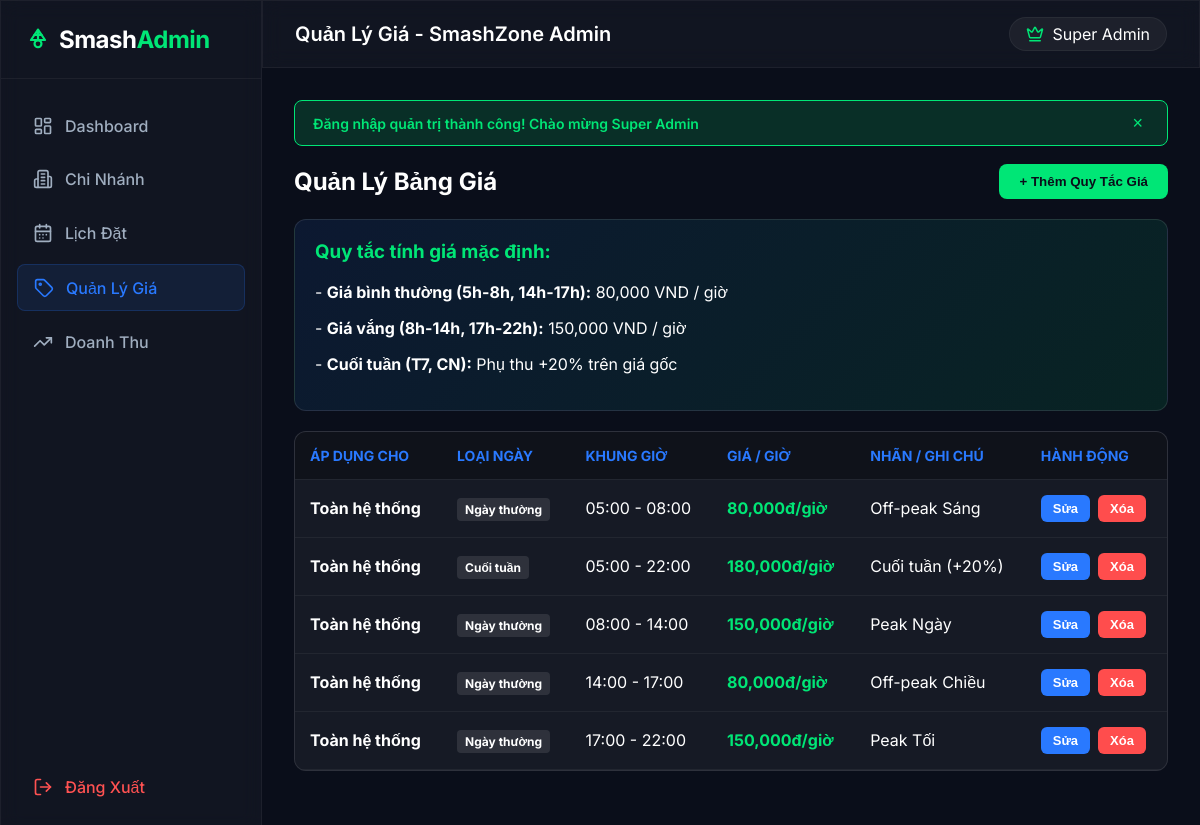
Screenshot of /owner/pricing (signed in) with the database file from the repository.
### tables this page shows
CREATE TABLE pricing_rules (
    id INT AUTO_INCREMENT PRIMARY KEY,
    branch_id INT NULL,
    day_type ENUM('weekday', 'weekend', 'all') DEFAULT 'all',
    start_hour TIME NOT NULL,
    end_hour TIME NOT NULL,
    price_per_hour DECIMAL(10,2) NOT NULL,
    label VARCHAR(255),
    created_at TIMESTAMP DEFAULT CURRENT_TIMESTAMP,
    FOREIGN KEY (branch_id) REFERENCES branches(id) ON DELETE CASCADE
);

### app/Controllers/OwnerController.php (called while the page is built, shortened)
<?php
class OwnerController extends Controller
{
    public function pricing()
    {
        $db       = Database::getInstance();
        $branches = $db->query("SELECT id, name FROM branches WHERE is_active = 1 ORDER BY name")->fetchAll(\PDO::FETCH_ASSOC);
        $rules    = $db->query(
            "SELECT pr.*, br.name AS branch_name
             FROM pricing_rules pr
             LEFT JOIN branches br ON pr.branch_id = br.id
             ORDER BY pr.branch_id ASC, pr.start_hour ASC"
        )->fetchAll(\PDO::FETCH_ASSOC);
        $this->render('owner/pricing', [
            'title'    => 'Quản Lý Giá - SmashZone Admin',
            'rules'    => $rules,
            'branches' => $branches,
        ]);
    }
}

### core/Router.php (called while the page is built, shortened)
<?php
class Router
{
    private $routes = [];
    private function addRoute($method, $path, $handler)
    {
        $pattern = preg_replace('/\{([a-zA-Z0-9_]+)\}/', '(?P<$1>[a-zA-Z0-9_-]+)', $path);
        $pattern = '#^' . $pattern . '/?$#';
        $this->routes[] = [
            'method' => $method,
            'pattern' => $pattern,
            'handler' => $handler
        ];
    }
    public function dispatch()
    {
        $method = $_SERVER['REQUEST_METHOD'];
        $uri = parse_url($_SERVER['REQUEST_URI'], PHP_URL_PATH);
        foreach ($this->routes as $route) {
            if ($route['method'] === $method && preg_match($route['pattern'], $uri, $matches)) {
                $params = array_filter($matches, 'is_string', ARRAY_FILTER_USE_KEY);
                if (is_callable($route['handler'])) {
                    return call_user_func_array($route['handler'], $params);
                } elseif (is_string($route['handler'])) {
                    list($controllerName, $action) = explode('@', $route['handler']);
                    $controllerClass = "App\\Controllers\\{$controllerName}";
                    if (class_exists($controllerClass)) {
                        $controller = new $controllerClass();
                        if (method_exists($controller, $action)) {
                            return call_user_func_array([$controller, $action], $params);
                        }
                    }
                }
            }
        }
    }
}

### public/index.php (called while the page is built, shortened)
<?php
spl_autoload_register(function ($class) {
    if (strpos($class, 'App\\') === 0) {
        $file = ROOT . '/app/' . str_replace('\\', '/', substr($class, 4)) . '.php';
    }
    elseif (strpos($class, 'Core\\') === 0) {
        $file = ROOT . '/core/' . str_replace('\\', '/', substr($class, 5)) . '.php';
    }
});
$router = new \Core\Router();
$router->dispatch();

### core/Database.php (called while the page is built, shortened)
<?php
class Database
{
    private static $instance = null;
    private $pdo;
    private function __construct()
    {
        $config = require_once ROOT . '/config/database.php';
        $dsn = "mysql:host={$config['host']};port={$config['port']};dbname={$config['database']};charset={$config['charset']}";
        $options = [
            PDO::ATTR_ERRMODE            => PDO::ERRMODE_EXCEPTION,
            PDO::ATTR_DEFAULT_FETCH_MODE => PDO::FETCH_ASSOC,
            PDO::ATTR_EMULATE_PREPARES   => false,
        ];
        try {
            $this->pdo = new PDO($dsn, $config['username'], $config['password'], $options);
        } catch (PDOException $e) {
            throw new PDOException($e->getMessage(), (int)$e->getCode());
        }
    }
    public static function getInstance()
    {
        if (self::$instance === null) {
            self::$instance = new self();
        }
        return self::$instance;
    }
    public function query($sql, $params = [])
    {
        try {
            $stmt = $this->pdo->prepare($sql);
            $stmt->execute($params);
            return $stmt;
        } catch (PDOException $e) {
            die("Query failed: " . $e->getMessage());
        }
    }
}

### app/Views/owner/pricing.php (the view, shortened to what this page needs)
<div style="font-family: 'Inter', sans-serif;">
    <div class="header-actions">
        <h2 style="color: #fff; margin: 0;">Quản Lý Bảng Giá</h2>
        <button type="button" class="btn-primary" onclick="openModal('addPriceModal')">+ Thêm Quy Tắc Giá</button>
    </div>
    <div class="reference-card" style="margin-bottom: 20px;">
        <h3 style="margin-top: 0; color: #00e676;">Quy tắc tính giá mặc định:</h3>
        <p>- <strong>Giá bình thường (5h-8h, 14h-17h):</strong> 80,000 VND / giờ</p>
        <p>- <strong>Giá vắng (8h-14h, 17h-22h):</strong> 150,000 VND / giờ</p>
        <p>- <strong>Cuối tuần (T7, CN):</strong> Phụ thu +20% trên giá gốc</p>
    </div>
    <div class="table-container">
        <table>
            <thead>
                <tr>
                    <th>Áp dụng cho</th>
                    <th>Loại Ngày</th>
                    <th>Khung Giờ</th>
                    <th>Giá / Giờ</th>
                    <th>Nhãn / Ghi chú</th>
                    <th>Hành Động</th>
                </tr>
            </thead>
            <tbody>
                <?php
                $rules = $rules ?? [
                    ['target'=>'Toàn hệ thống', 'days'=>'Ngày thường', 'time'=>'05:00 - 08:00', 'price'=>80000, 'label'=>'Giá vắng'],
                    ['target'=>'Toàn hệ thống', 'days'=>'Ngày thường', 'time'=>'17:00 - 22:00', 'price'=>150000, 'label'=>'Giá vắng']
                ];
                foreach($rules as $r):
                ?>
                <tr>
                    <td style="font-weight: bold;"><?= htmlspecialchars($r['branch_name'] ?? ($r['target'] ?? 'Toàn hệ thống')) ?></td>
                    <td><span class="badge"><?= htmlspecialchars($r['day_type'] === 'weekend' ? 'Cuối tuần' : ($r['day_type'] === 'all' ? 'Tất cả các ngày' : 'Ngày thường')) ?></span></td>
                    <td><?= htmlspecialchars(isset($r['start_hour']) ? substr($r['start_hour'],0,5) . ' - ' . substr($r['end_hour'],0,5) : ($r['time'] ?? '-')) ?></td>
                    <td style="color: #00e676; font-weight: bold;"><?= number_format($r['price_per_hour'] ?? ($r['price'] ?? 0)) ?>đ/giờ</td>
                    <td><?= htmlspecialchars($r['label'] ?? '') ?></td>
                    <td>
                        <div style="display:flex; gap:8px; flex-wrap:wrap;">
                            <button type="button" class="btn-action btn-edit"
                                data-id="<?= (int)$r['id'] ?>"
                                data-branch="<?= htmlspecialchars($r['branch_id'] ?? '', ENT_QUOTES) ?>"
                                data-day="<?= htmlspecialchars($r['day_type'] ?? 'all', ENT_QUOTES) ?>"
                                data-start="<?= htmlspecialchars(substr($r['start_hour'] ?? '05:00', 0, 5), ENT_QUOTES) ?>"
                                data-end="<?= htmlspecialchars(substr($r['end_hour'] ?? '22:00', 0, 5), ENT_QUOTES) ?>"
                                data-price="<?= (int)($r['price_per_hour'] ?? 0) ?>"
                                data-label="<?= htmlspecialchars($r['label'] ?? '', ENT_QUOTES) ?>"
                                onclick="editPrice(this)">Sửa</button>
                            <form method="POST" action="<?= BASE_URL ?>/owner/pricing/delete" onsubmit="return confirm('Xóa quy tắc giá này?');" style="display:inline;">
                                <button type="submit" class="btn-action btn-danger">Xóa</button>
                            </form>
                        </div>
                    </td>
                </tr>
                <?php endforeach; ?>
            </tbody>
        </table>
    </div>
</div>
<?php $content = ob_get_clean(); require __DIR__ . '/../layouts/admin.php'; ?>

### app/Views/layouts/admin.php (style rules this page uses)
:root { --bg-dark: #0a0e1a; --bg-darker: #050812; --accent-green: #00e676; --accent-blue: #2979ff; --text-main: #ffffff; --text-muted: #a0aec0; --glass-bg: rgba(255, 255, 255, 0.03); --glass-border: rgba(255, 255, 255, 0.05); --sidebar-width: 260px; }
body { font-family: 'Inter', sans-serif; background-color: var(--bg-dark); color: var(--text-main); margin: 0; padding: 0; display: flex; height: 100vh; overflow: hidden; }

### app/Views/owner/pricing.php (style rules this page uses)
.header-actions { display: flex; justify-content: space-between; align-items: center; margin-bottom: 20px; }
.btn-primary { background: #00e676; color: #0a0e1a; padding: 10px 20px; border: none; border-radius: 8px; font-weight: bold; cursor: pointer; }
.btn-action { border: none; border-radius: 6px; padding: 6px 12px; font-size: 13px; cursor: pointer; font-weight: 600; }
.btn-edit { background: #2979ff; color: #fff; }
.btn-danger { background: #ff4d4d; color: #fff; }
.table-container { background: rgba(255, 255, 255, 0.05); border: 1px solid rgba(255, 255, 255, 0.1); border-radius: 12px; overflow: hidden; margin-bottom: 30px; }
table { width: 100%; border-collapse: collapse; color: #fff; }
th, td { padding: 15px; text-align: left; border-bottom: 1px solid rgba(255,255,255,0.05); }
th { background: rgba(0,0,0,0.3); color: #2979ff; font-size: 14px; text-transform: uppercase; }
.badge { padding: 4px 8px; border-radius: 4px; font-size: 12px; font-weight: bold; background: rgba(255,255,255,0.1); }
.reference-card { background: linear-gradient(135deg, rgba(41, 121, 255, 0.1), rgba(0, 230, 118, 0.1)); border: 1px solid rgba(255,255,255,0.1); border-radius: 12px; padding: 20px; color: #fff; }

### rows the page displays
pricing_rules: branch_name "Toàn hệ thống", day_type "Ngày thường", start_hour+end_hour "05:00 - 08:00", price_per_hour "80,000", label "Off-peak Sáng"
pricing_rules: branch_name "Toàn hệ thống", day_type "Cuối tuần", start_hour+end_hour "05:00 - 22:00", price_per_hour "180,000", label "Cuối tuần (+20%)"
pricing_rules: branch_name "Toàn hệ thống", day_type "Ngày thường", start_hour+end_hour "08:00 - 14:00", price_per_hour "150,000", label "Peak Ngày"
pricing_rules: branch_name "Toàn hệ thống", day_type "Ngày thường", start_hour+end_hour "14:00 - 17:00", price_per_hour "80,000", label "Off-peak Chiều"
pricing_rules: branch_name "Toàn hệ thống", day_type "Ngày thường", start_hour+end_hour "17:00 - 22:00", price_per_hour "150,000", label "Peak Tối"

### other values shown
$title "Quản Lý Giá - SmashZone Admin"
$_SESSION['user_name'] "Super Admin"
$fs "Đăng nhập quản trị thành công! Chào mừng Super Admin"
